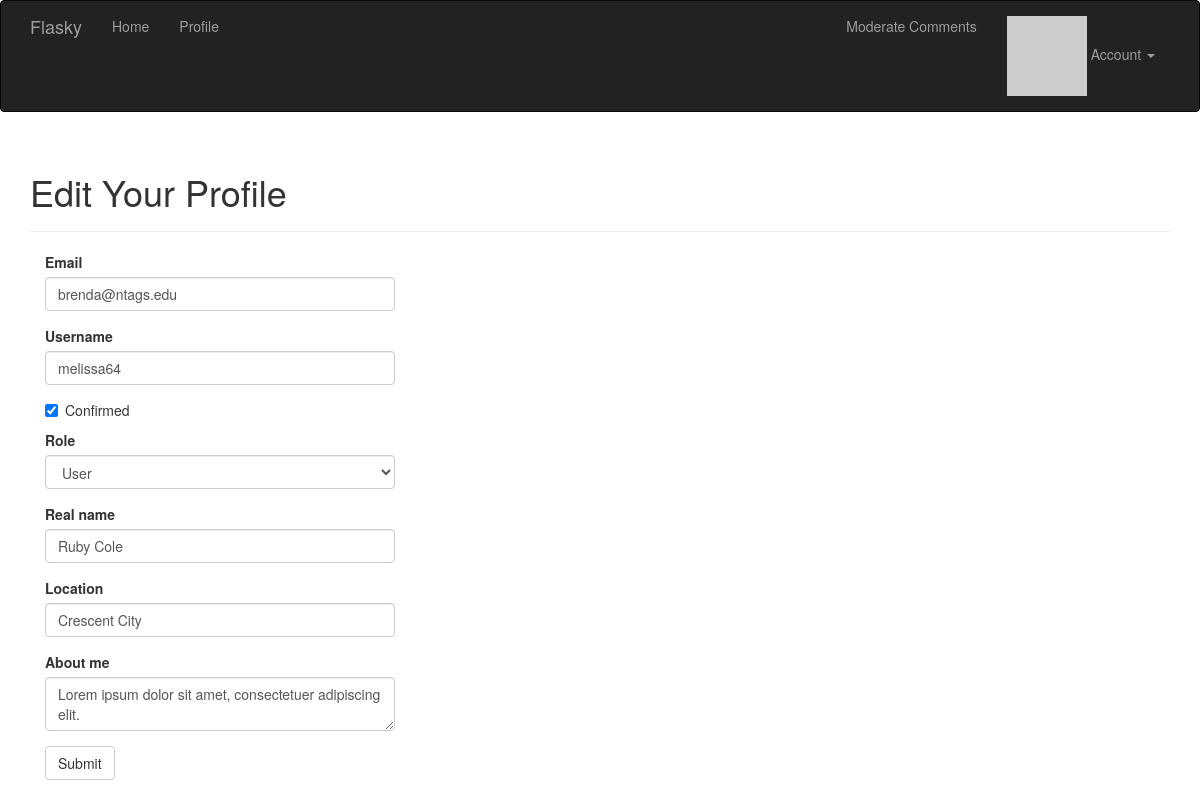
Screenshot of /edit-profile/5 (signed in) with the database file from the repository.
### app/models.py (models this page shows, shortened)
class User(UserMixin, db.Model):
    __tablename__ = 'users'
    id = db.Column(db.Integer, primary_key=True)
    email = db.Column(db.String(64), unique=True, index=True)
    username = db.Column(db.String(64), unique=True, index=True)
    role_id = db.Column(db.Integer, db.ForeignKey('roles.id'))
    password_hash = db.Column(db.String(128))
    confirmed = db.Column(db.Boolean, default=False)
    name = db.Column(db.String(64))
    location = db.Column(db.String(64))
    about_me = db.Column(db.Text())
    member_since = db.Column(db.DateTime(),default=datetime.utcnow)
    last_seen = db.Column(db.DateTime(),default=datetime.utcnow)
    avatar_hash = db.Column(db.String(32))
    posts = db.relationship('Post',backref='author',lazy='dynamic')
    followed = db.relationship('Follow',
                               foreign_keys=[Follow.follower_id],
                               backref=db.backref('follower', lazy='joined'),
                               lazy='dynamic',
                               cascade='all, delete-orphan')
    followers = db.relationship('Follow',
                                foreign_keys=[Follow.followed_id],
                                backref=db.backref('followed', lazy='joined'),
                                lazy='dynamic',
                                cascade='all, delete-orphan')
    commments = db.relationship('Comment',backref='author',lazy='dynamic')
    def can(self,permissions):
        return self.role is not None and \
               (self.role.permissions & permissions) == permissions
    @property
    def password(self):
        raise AttributeError('password is not a readable attribute')
    def ping(self):
        self.last_seen = datetime.utcnow()
        db.session.add(self)
    def gravatar(self,size=100,default='identicon',rating='g'): #头像由链接和MD5散列值实现
        if request.is_secure:     #判断request是否为https
            url = 'https://secure.gravatar.com/avatar'
        else:
            url = 'http://www.gravatar.com/avatar'
        hash = self.avatar_hash or hashlib.md5(self.email.encode('utf-8')).hexdigest()
        return '{url}/{hash}?s={size}&d={default}&r={rating}'.format(url=url,hash=hash,
                                                                    size=size,default=default,rating=rating)

### app/main/views.py (the view, shortened to what this page needs)
@main.route('/edit-profile/<int:id>',methods=['GET','POST'])
@login_required
@admin_required
def edit_profile_admin(id):
    user = User.query.get_or_404(id)
    form = EditProfileAdminForm(user=user)
    form.email.data = user.email
    form.username.data = user.username
    form.confirmed.data = user.confirmed
    form.role.data = user.role_id
    form.name.data = user.name
    form.location.data = user.location
    form.about_me.data = user.about_me
    return render_template('edit_profile.html',form=form,user=user)

### app/main/forms.py (shortened to what this page needs)
class EditProfileAdminForm(FlaskForm):
    email = StringField('Email',validators=[Required(),Length(1,64),Email()])
    username = StringField('Username',validators=[Required(),Length(1,64),Regexp('^[A-Za-z][A-Za-z0-9_.]*$',0,
                                                                                 'Usernames must have only letters,'
                                                                                 'numbers,dots or underscores')])
    confirmed = BooleanField('Confirmed')
    role = SelectField('Role',coerce=int)
    name = StringField('Real name',validators=[Length(0,64)])
    location = StringField('Location',validators=[Length(0,64)])
    about_me = TextAreaField('About me')
    submit = SubmitField('Submit')
    def __init__(self,user,*args,**kwargs):
        super(EditProfileAdminForm,self).__init__(*args,**kwargs)
        self.role.choices = [(role.id,role.name)
                             for role in Role.query.order_by(Role.name).all()]
        self.user = user

### app/auth/views.py (called while the page is built)
@auth.before_app_request
def before_request():
    if current_user.is_authenticated:
        current_user.ping()
        if not current_user.confirmed \
            and request.endpoint \
            and request.endpoint[:5] != 'auth.' \
            and request.endpoint != 'static':
            return redirect(url_for('auth.unconfirmed'))

### app/main/__init__.py (called while the page is built)
@main.app_context_processor
def inject_permissions():
    return dict(Permission=Permission)

### app/main/views.py (called while the page is built)
@main.after_app_request
def after_request(response):
    for query in get_debug_queries():
        if query.duration >= current_app.config['FLASKY_SLOW_DB_QUERY_TIME']:
            current_app.logger.warning(
                'Slow query: %s\nParameters: %s\nDuration: %fs\nContext: %s\n'
                %(query.statement,query.parameters,query.duration,query.context))
    return response

### app/models.py (called while the page is built)
@login_manager.user_loader
def load_user(user_id):
    return User.query.get(int(user_id))

### app/templates/edit_profile.html (shortened to what this page needs)
{% extends "base.html" %}
{% import "bootstrap/wtf.html" as wtf %}
{% block page_content %}
<div class = "page-header">
    <h1>Edit Your Profile</h1>
</div>
<div class="col-md-4">
    {{ wtf.quick_form(form) }}
</div>
{% endblock %}

### rows the page displays
User: email "brenda@ntags.edu", username "melissa64", confirmed "☑", role "User", name "Ruby Cole", location "Crescent City", about_me "Lorem ipsum dolor sit amet, consectetuer adipiscing elit."
